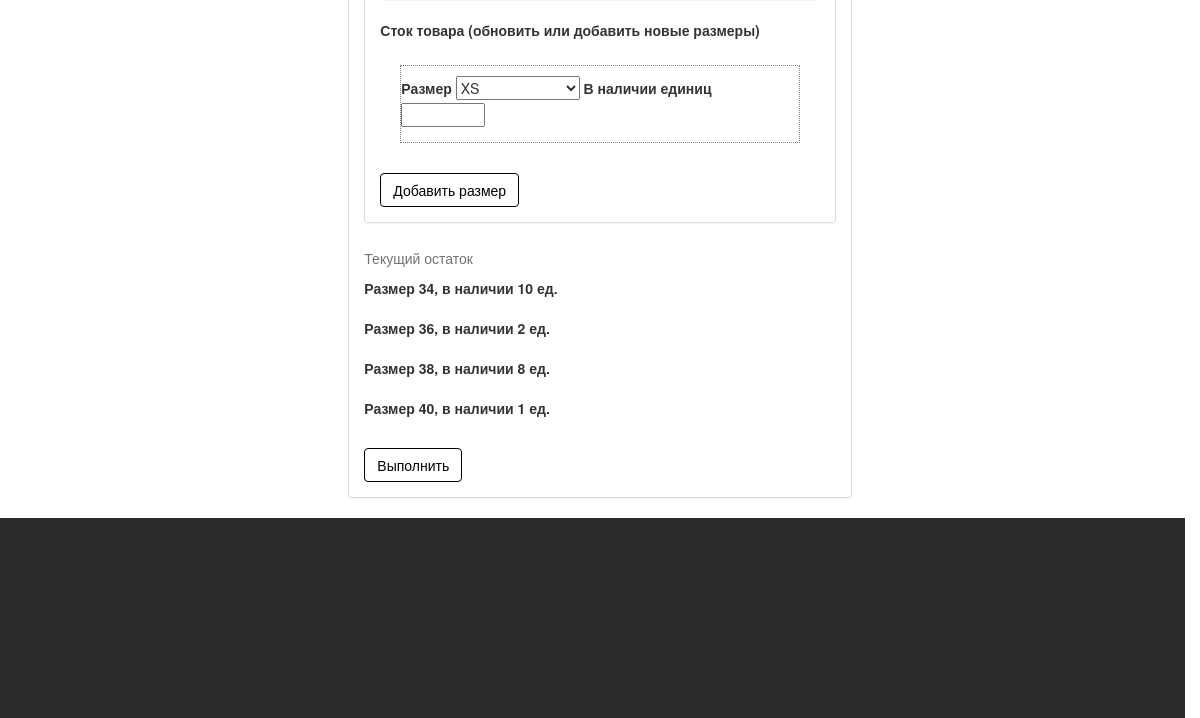
/edit_product?id=2 (signed in, lower part), run on an earlier commit of the app's database.
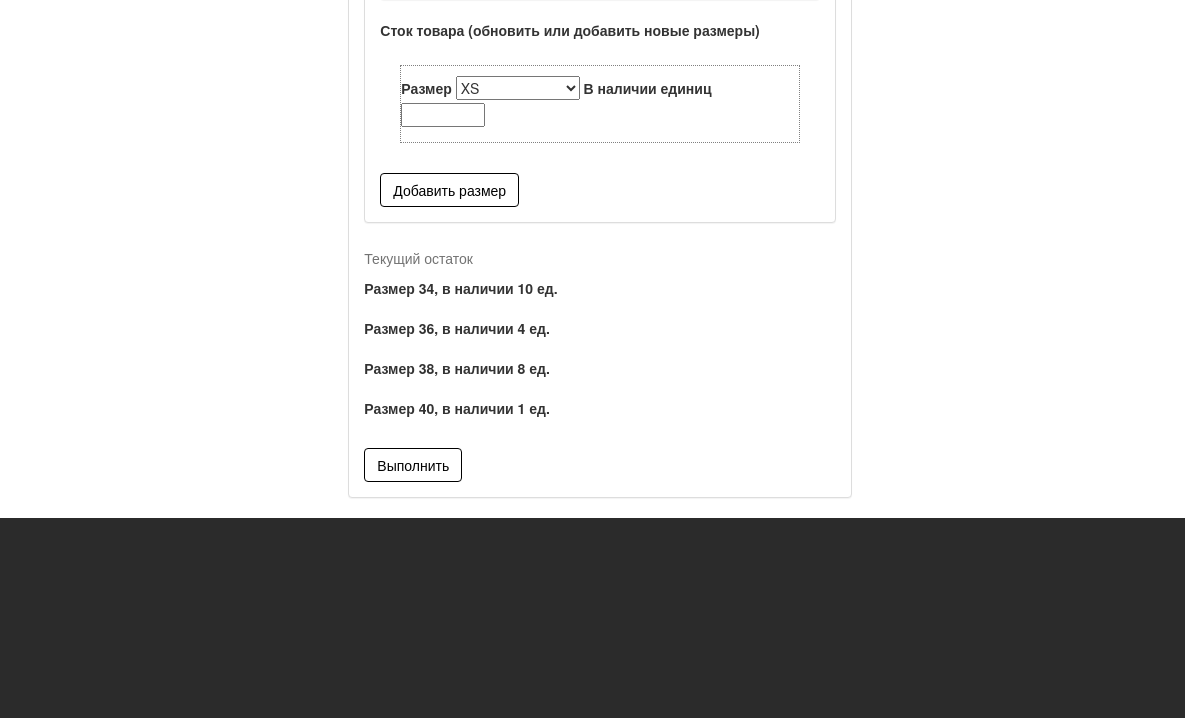
And on a later commit of the database.
### tables this page shows
CREATE TABLE IF NOT EXISTS `stock` (
  `id` int(11) NOT NULL,
  `color` char(2) NOT NULL,
  `size` tinyint(4) NOT NULL,
  `stock` mediumint(9) NOT NULL
);

### core/core.php (called while the page is built, shortened)
<?php
function page_load(){
	$page = getPage($_SERVER['REQUEST_URI']);
	routing($page);
}
function getPage($url){
	$array = explode('/',$url);
	$page = $array[1];
	$page = trim_parameters($page);
	if ($page){
		$result = $page;
	}
	else $result ='main';
	return $result;
}
function trim_parameters($page){
	$array = explode('?',$page);
	return $array[0];
}
?>

### index.php (called while the page is built)
<?php
include_once ("core/core.php");
page_load();
?>

### models/edit_model.php (called while the page is built, shortened)
<?php
$link="edit_product";
$product = select('product','*',array('id'=>$id));
$_colors = select('stock','DISTINCT color',array('id'=>$id));
$images = select('product_photo','photo_url, color',array('id'=>$id));
extract($product[0]);
$stock = select ('stock','stock,color,size',array('id'=>$id));
?>

### core/db_script.php (called while the page is built, shortened)
<?php
function get_connection(){
	return mysqli_connect('127.0.0.1','root','','myfirstshop');
}
function select($table, $what='*', $where='', $add=""){
	if (!empty($where))
	{
		foreach($where as $key=>$value){
			$where_sql.="$and $key='$value' ";
			if (!$and)
				$and=' and ';
		}
		$where_sql='where '.$where_sql;
	}
	$query="SELECT $what FROM $table $where_sql $add";
	$db_connection=get_connection();
	mysqli_set_charset($db_connection,'utf8');
	$result = mysqli_query($db_connection,$query);
	if ($result && mysqli_num_rows($result)){
		while ($row=mysqli_fetch_assoc($result))
			$rows[]=$row;
	}
	else {
		$rows='';
	}
	return $rows;
}

### models/admin_cabinet_model.php (called while the page is built, shortened)
<?php
$_types = select('families');
$_sizes = select ('sizes');
foreach ($_sizes as $k=>$v){
	$sizes[$v['id']]=$v['size'];
}
 for ($i=32;$i<=52;$i++){
 	$sizes[$i]=$i;
 }
$_colors = select ('colors');
?>

### models/parametres.php (called while the page is built, shortened)
<?php
$_tmp = select('settings', '*' );
?>

### views/add_product_view.php (the view, shortened to what this page needs)
<form  action="<?=$link?>" method="POST" role="form" enctype='multipart/form-data'>
			<div class="panel panel-default">
					<div class="panel-body">
						<label for="p">Сток товара (обновить или добавить новые размеры)</label>
						<fieldset id="stock_field_js">
							<div class="form-group" id="clone">
								<label for="s">Размер</label>
								<select name ='size[]' id='s'>
									<?php foreach ($sizes as $k=>$v){?>
									<option value=<?=$k?>><?=$v?></option>
									<?php }?>
								</select>
								<label>В наличии единиц</label>
								<input type="number" name = "stock[]" maxlength="7" >
							</div>
						</fieldset>
						<button class="btn btn-default" id="stock_ctrl_js">Добавить размер</button>
					</div>
				</div>
				<div class="clearfix">
					<?php if($stock){?>
					<p class='help-block'>Текущий остаток</p>
					<?php foreach($stock as $item_stock){ ?>
					<div class="form-group switch-color" data-color="<?=$item_stock['color'];?>">
						<label>Размер <?=$item_stock['size']?>,</label>
						<label>в наличии <?=$item_stock['stock']?> ед. </label>
					</div>
					<?php  } } ?>
				</div>
				<button type="submit" class="btn btn-default">Выполнить</button>
			</form>

What changed in the data, as far as the page shows it:
changed stock "36": stock "2" → "4"
